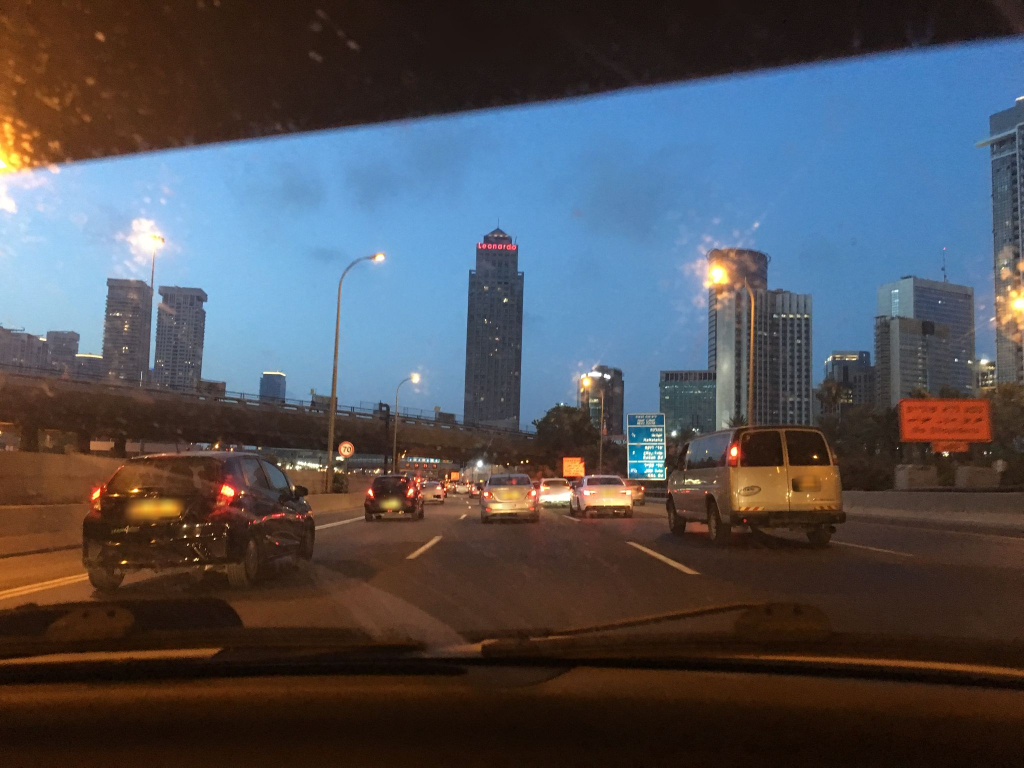
#> input picture pyton/pics bank/1.jpeg, 2048 x 1536 px (shown at 1/2 size)
$ python prep_red_mask.py '../pyton/pics bank/1.jpeg' '../pyton/pics bank/2.jpeg'
#> lines starting #> are read from the running program, lines starting #| are printed output that depends on the picture; after the words box and inside, x2 and y2 are one past the last pixel; in counts of white or black regions, pixels touching at a corner belong together
import os
import sys
import numpy as np
from PIL import Image

def red_mask_lowlevel_single(img_rgb_u8, min_red_val=15, margin_shift=3):
    img_int = img_rgb_u8.astype(np.int16)
    R = img_int[:, :, 0]
    G = img_int[:, :, 1]
    B = img_int[:, :, 2]

    margin = R // (2 ** margin_shift)

    cond_R_dom_G = (R - G) > margin
    cond_R_dom_B = (R - B) > margin
    cond_not_orange = G < (B + margin)
    cond_min_val = R > min_red_val

    mask = (cond_R_dom_G & cond_R_dom_B & cond_not_orange & cond_min_val).astype(np.uint8)
    return mask

def main(image_path, out_dir):
#> called with image_path = '../pyton/pics bank/1.jpeg', out_dir = '../pyton/pics bank/2.jpeg'
    target_w, target_h = 1920, 1080

    try:
        img = Image.open(image_path).convert('RGB')
#> img is the input picture: PIL image 2048x1536 RGB; mean R, G, B 79.3, 79.7, 86.2
        img = img.resize((target_w, target_h), Image.BILINEAR)
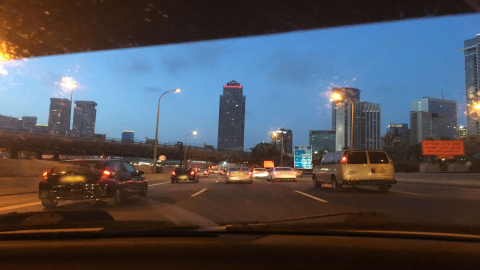
#> img: PIL image 1920x1080 RGB (shown at 1/4 size); mean R, G, B 79.3, 79.8, 86.2
        img_np = np.array(img)
    except Exception as e:
        print(f"Error loading image: {e}")
        sys.exit(1)

    hex_out = os.path.join(out_dir, "image_in.hex")
    golden_out = os.path.join(out_dir, "mask_out.txt")

    with open(hex_out, 'w') as f_hex:
        for y in range(target_h):
            for x in range(target_w):
                r, g, b = img_np[y, x]
                f_hex.write(f"{r:02x}{g:02x}{b:02x}\n")

    mask = red_mask_lowlevel_single(img_np)
#> in red_mask_lowlevel_single, `R = img_int[:, :, 0]`:
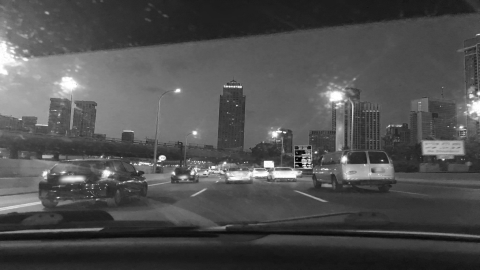
#> R: shape (1080, 1920) int16 (shown at 1/4 size); min 0, max 255, mean 79.3
#> in red_mask_lowlevel_single, `G = img_int[:, :, 1]`:
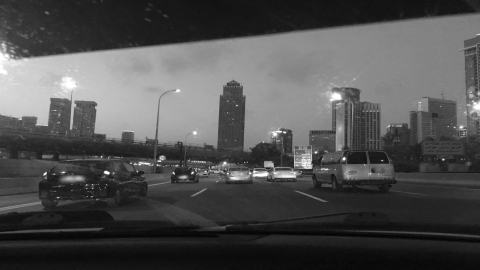
#> G: shape (1080, 1920) int16 (shown at 1/4 size); min 0, max 255, mean 79.8
#> in red_mask_lowlevel_single, `B = img_int[:, :, 2]`:
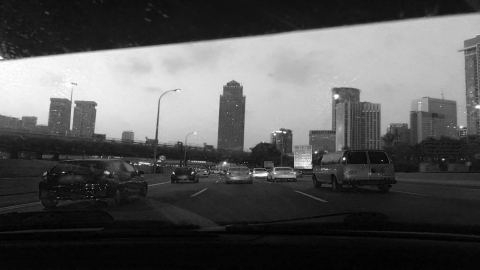
#> B: shape (1080, 1920) int16 (shown at 1/4 size); min 0, max 255, mean 86.2
#> in red_mask_lowlevel_single, `cond_R_dom_G = (R - G) > margin`:
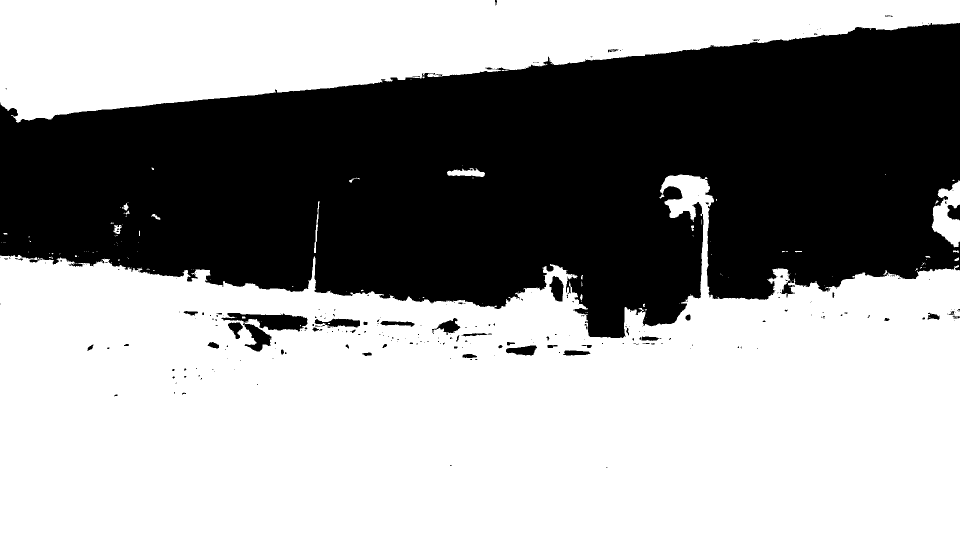
#> cond_R_dom_G: shape (1080, 1920) bool (shown at 1/2 size); 60% white; 284 black regions (234 under 20 px), largest, box (x1, y1, x2, y2) and area: (0, 46, 1920, 676) 815837, (443, 626, 615, 663) 3375, (486, 646, 543, 703) 1527
#> in red_mask_lowlevel_single, `cond_not_orange = G < (B + margin)`:
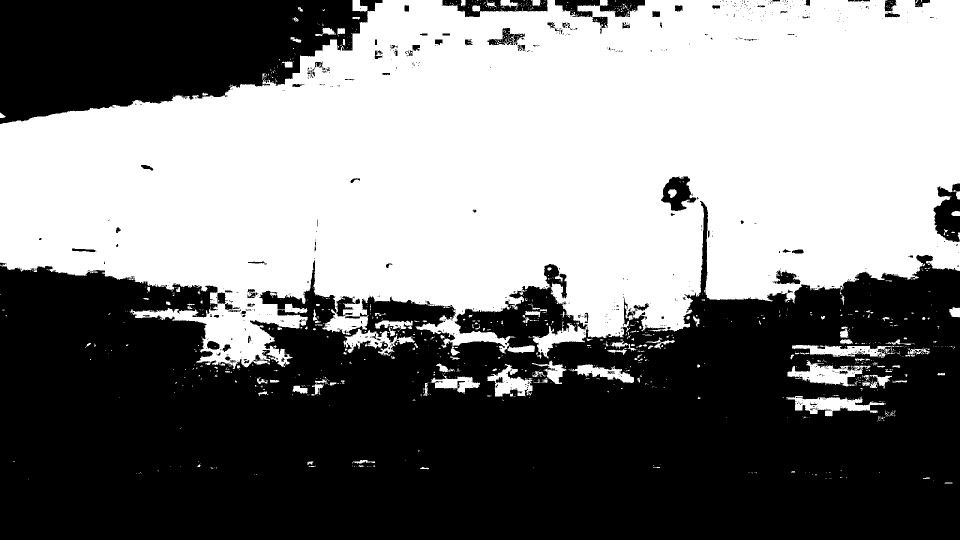
#> cond_not_orange: shape (1080, 1920) bool (shown at 1/2 size); 49.9% white; 1174 white regions (1031 under 20 px), largest, box (x1, y1, x2, y2) and area: (0, 0, 1920, 738) 998496, (1575, 720, 1741, 773) 3694, (1572, 792, 1769, 833) 3660
#> in red_mask_lowlevel_single, `mask = (cond_R_dom_G & cond_R_dom_B & cond_not_orange & cond_min_val)...`:
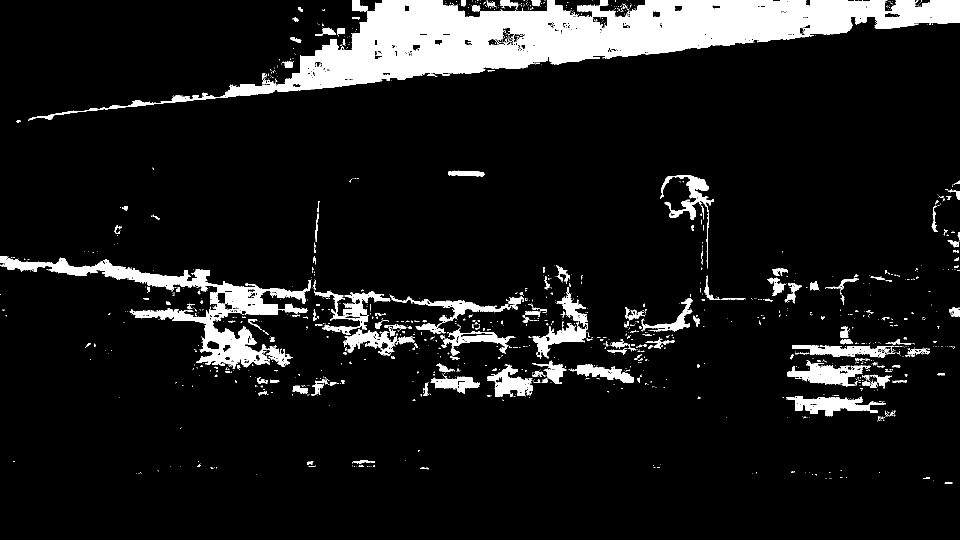
#> mask: shape (1080, 1920) (shown at 1/2 size); values 0 (black) and 1 (white), 9.9% white; 1411 white regions (1214 under 20 px), largest, box (x1, y1, x2, y2) and area: (56, 0, 1920, 241) 122311, (0, 512, 622, 738) 24973, (1575, 720, 1741, 773) 3694

    with open(golden_out, 'w') as f_gold:
        for y in range(target_h):
            for x in range(target_w):
                f_gold.write(f"{mask[y, x]}\n")

    print(f"Pre-processing complete. Forced Resolution: {target_w}x{target_h}")
    print(f"TB Input saved to: {hex_out}")
    print(f"Golden Model saved to: {golden_out}")

if __name__ == "__main__":
    if len(sys.argv) != 3:
        print("Usage: python prep_red_mask.py <input_image_path> <out_data_dir>")
        sys.exit(1)
    main(sys.argv[1], sys.argv[2])

$ run again, on pyton/pics bank/3.jpeg
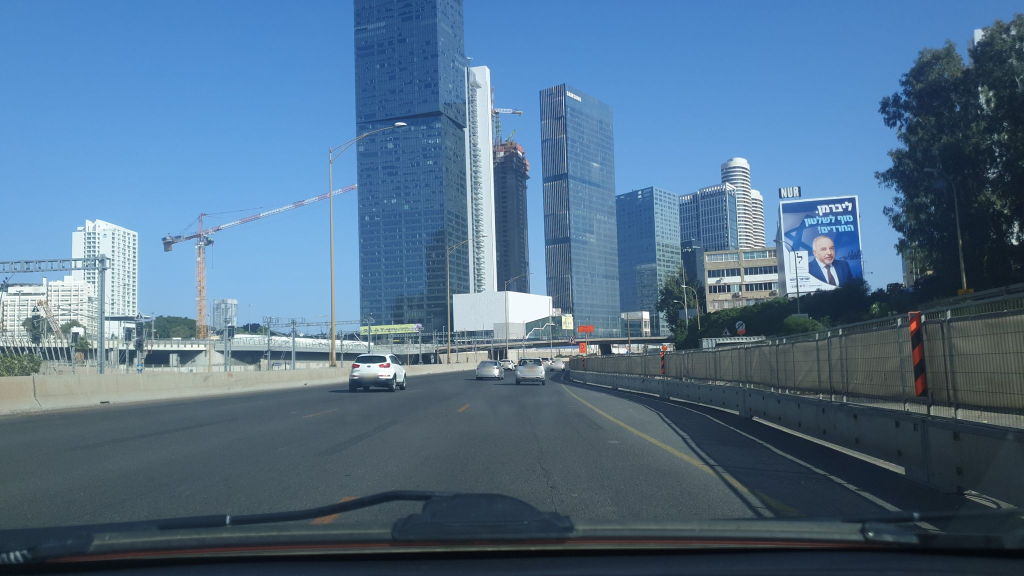
#> input picture pyton/pics bank/3.jpeg, 2048 x 1152 px (shown at 1/2 size)
#> in main, img is the input picture: PIL image 2048x1152 RGB; mean R, G, B 81.6, 111.6, 138.6
#> img: PIL image 1920x1080 RGB
#> in red_mask_lowlevel_single, `cond_R_dom_G = (R - G) > margin`:
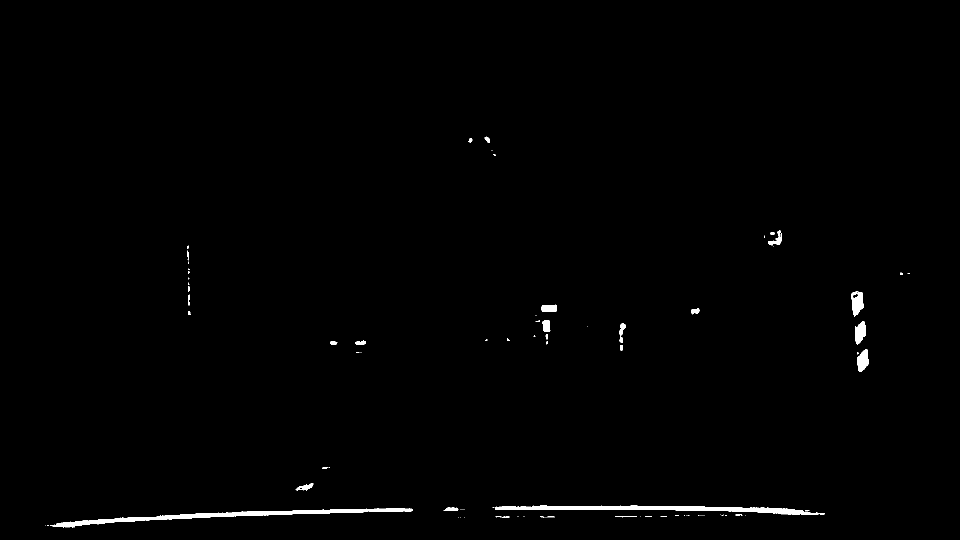
#> cond_R_dom_G: shape (1080, 1920) bool (shown at 1/2 size); 0.75% white; 93 white regions (64 under 20 px), largest, box (x1, y1, x2, y2) and area: (100, 1016, 825, 1055) 5259, (990, 1011, 1649, 1030) 5049, (1702, 583, 1728, 634) 834
#> cond_R_dom_B: shape (1080, 1920) bool; 0.82% white; 99 white regions (60 under 20 px), largest, box (x1, y1, x2, y2) and area: (106, 1019, 825, 1054) 4440, (990, 1012, 1605, 1027) 4151, (0, 715, 47, 750) 1415
#> cond_not_orange: shape (1080, 1920) bool; 99.3% white; 509 black regions (426 under 20 px), largest, box (x1, y1, x2, y2) and area: (0, 658, 78, 707) 2369, (676, 607, 779, 628) 1318, (1471, 592, 1546, 617) 1012
#> cond_min_val: shape (1080, 1920) bool; 98.7% white; 348 black regions (341 under 20 px), largest, box (x1, y1, x2, y2) and area: (0, 1005, 1920, 1080) 26681, (1726, 970, 1736, 976) 26, (1748, 970, 1762, 976) 25
#> in red_mask_lowlevel_single, `mask = (cond_R_dom_G & cond_R_dom_B & cond_not_orange & cond_min_val)...`:
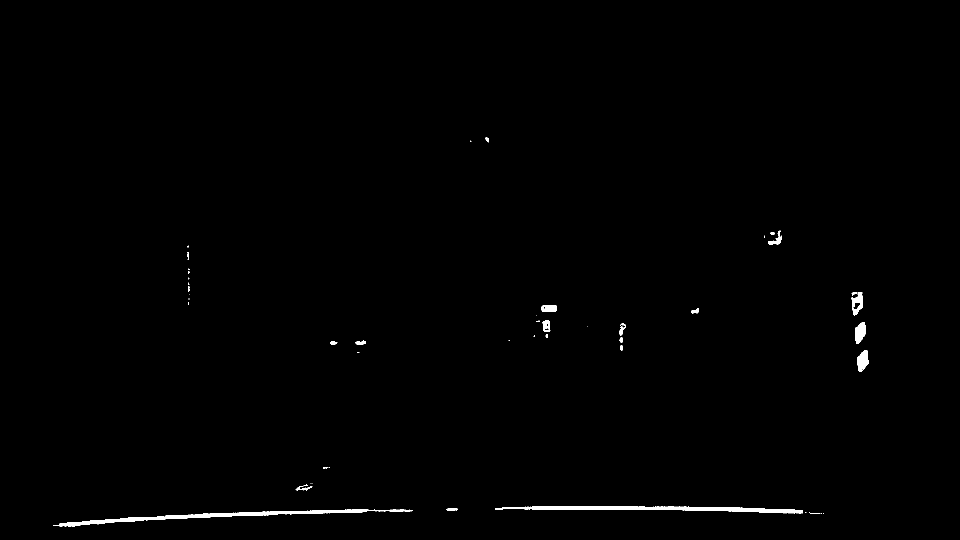
#> mask: shape (1080, 1920) (shown at 1/2 size); values 0 (black) and 1 (white), 0.6% white; 49 white regions (27 under 20 px), largest, box (x1, y1, x2, y2) and area: (106, 1019, 825, 1054) 4396, (990, 1012, 1605, 1027) 4029, (1715, 700, 1737, 743) 679

$ run again, on pyton/pics bank/4.jpeg
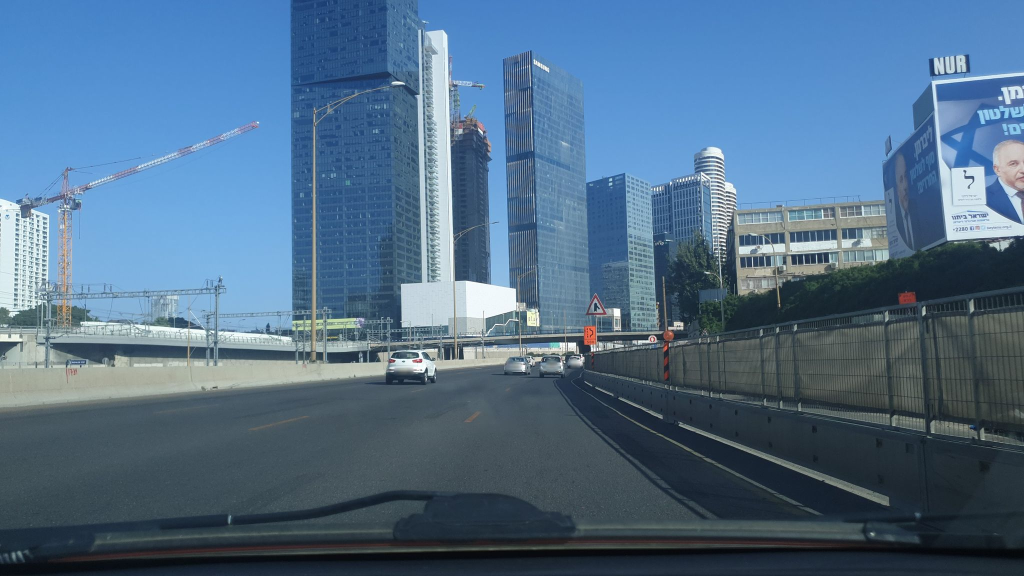
#> input picture pyton/pics bank/4.jpeg, 2048 x 1152 px (shown at 1/2 size)
#> in main, img is the input picture: PIL image 2048x1152 RGB; mean R, G, B 80.4, 109.5, 136
#> img: PIL image 1920x1080 RGB
#> in red_mask_lowlevel_single, `cond_R_dom_G = (R - G) > margin`:
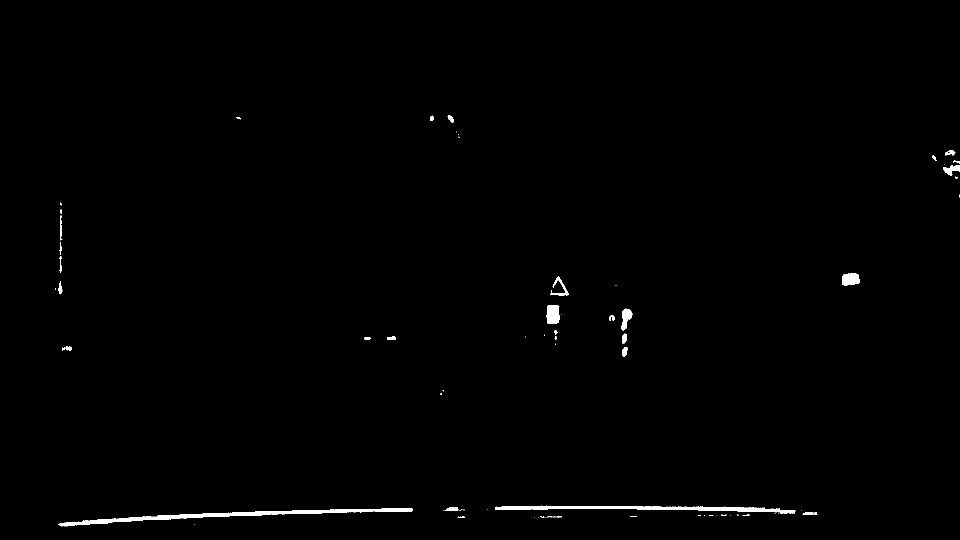
#> cond_R_dom_G: shape (1080, 1920) bool (shown at 1/2 size); 0.66% white; 85 white regions (57 under 20 px), largest, box (x1, y1, x2, y2) and area: (117, 1016, 825, 1052) 4782, (990, 1011, 1591, 1028) 4000, (1093, 610, 1119, 648) 878
#> cond_R_dom_B: shape (1080, 1920) bool; 0.68% white; 88 white regions (44 under 20 px), largest, box (x1, y1, x2, y2) and area: (120, 1019, 754, 1052) 3483, (990, 1012, 1604, 1024) 3286, (1094, 610, 1120, 648) 878
#> cond_not_orange: shape (1080, 1920) bool; 99.5% white; 310 black regions (264 under 20 px), largest, box (x1, y1, x2, y2) and area: (1555, 490, 1658, 525) 1540, (944, 1023, 1216, 1033) 1156, (550, 569, 607, 628) 1012
#> cond_min_val: shape (1080, 1920) bool; 98.7% white; 110 black regions (104 under 20 px), largest, box (x1, y1, x2, y2) and area: (0, 1012, 1920, 1080) 27273, (1674, 973, 1715, 979) 123, (1747, 1003, 1760, 1013) 60, (1727, 1003, 1737, 1012) 45, (1741, 972, 1756, 978) 37, (1740, 1003, 1747, 1013) 35
#> in red_mask_lowlevel_single, `mask = (cond_R_dom_G & cond_R_dom_B & cond_not_orange & cond_min_val)...`:
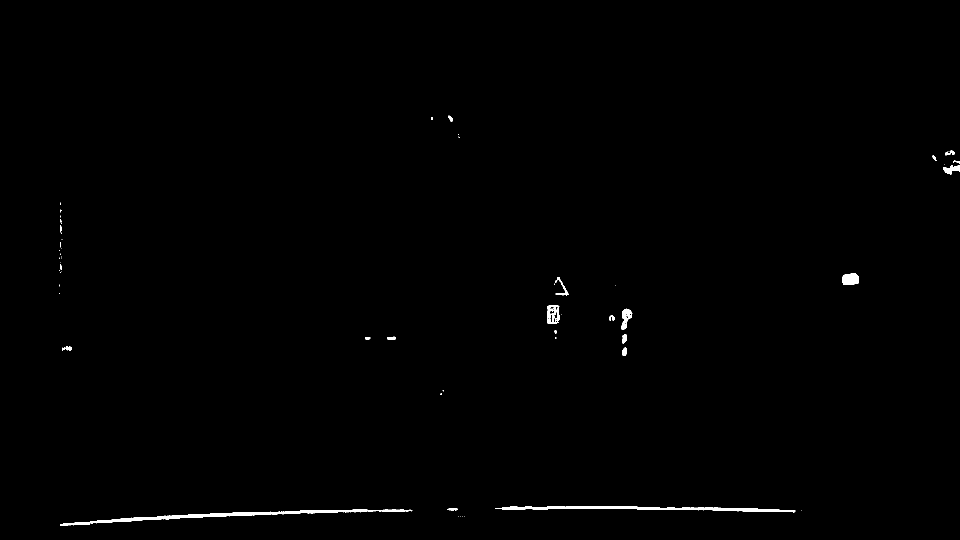
#> mask: shape (1080, 1920) (shown at 1/2 size); values 0 (black) and 1 (white), 0.49% white; 59 white regions (36 under 20 px), largest, box (x1, y1, x2, y2) and area: (120, 1019, 754, 1052) 3430, (990, 1012, 1591, 1024) 3072, (1685, 547, 1718, 570) 669
